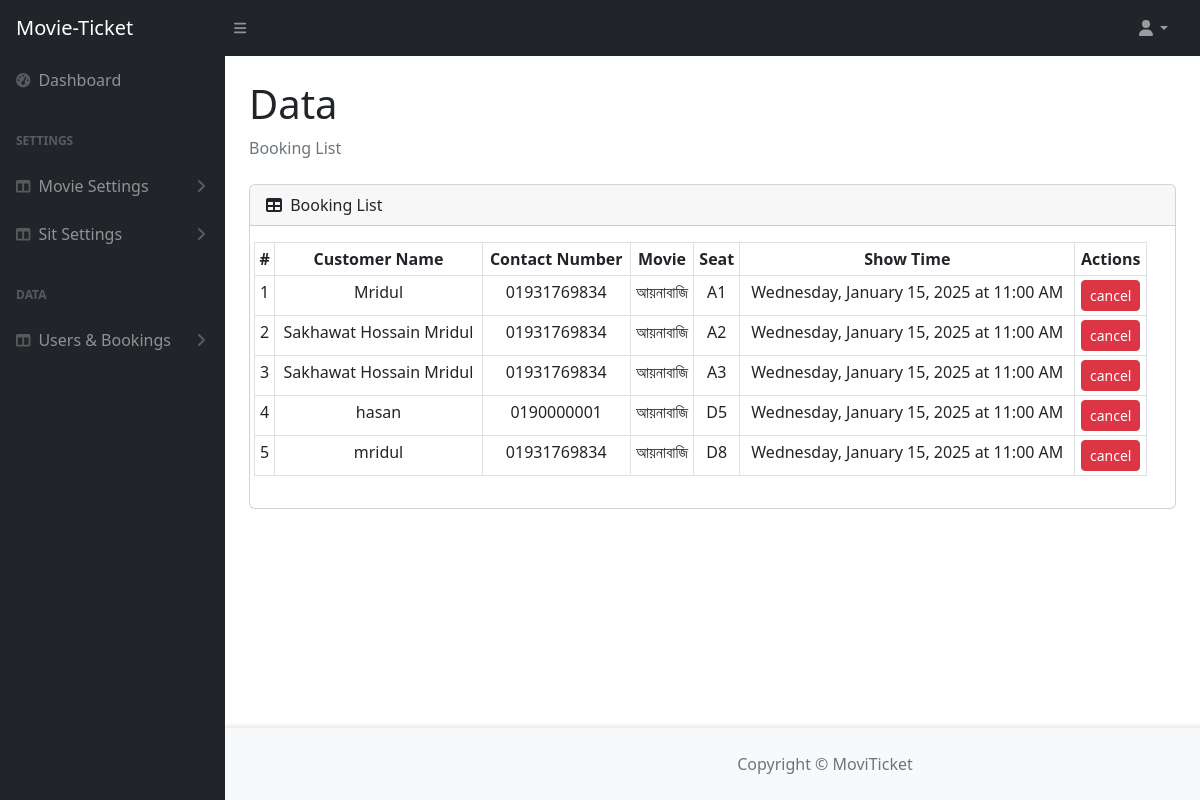
Page /backend/booking_list.php (signed in) on the committed database.
### tables this page shows
CREATE TABLE `booking_lists` (
  `id` int(11) NOT NULL,
  `customer_name` varchar(250) NOT NULL,
  `contact_number` varchar(250) NOT NULL,
  `movie_name` varchar(250) NOT NULL,
  `show_time` varchar(250) NOT NULL,
  `seat_name` varchar(250) NOT NULL,
  `status` tinyint(1) NOT NULL DEFAULT 1
);

### backend/booking_list.php (the view, shortened to what this page needs)
<?php require 'header.php'; ?>
<?php
$seats = "SELECT * from booking_lists where status = 1";
$result = $conn->query($seats);
?>
<div class="container-fluid px-4">
    <h1 class="mt-4">Data</h1>
    <ol class="breadcrumb mb-4">
        <li class="breadcrumb-item active">Booking List</li>
    </ol>
    <div class="card mb-4">
        <div class="card-header">
            <i class="fas fa-table me-1"></i>
            Booking List
        </div>
        <div class="card-body">
           <div class="row col-md-12">
                <table class="table table-sm table-bordered text-center">
                    <thead>
                        <tr>
                            <th>#</th>
                            <th>Customer Name</th>
                            <th>Contact Number</th>
                            <th>Movie</th>
                            <th>Seat</th>
                            <th>Show Time</th>
                            <th>Actions</th>
                        </tr>
                    </thead>
                    <tbody>
                        <?php
                        if ($result->num_rows > 0) {
                            $counter = 1;
                            while ($row = $result->fetch_assoc()) {
                                $booking_id = $row['id'];
                                $customer_name = $row['customer_name'];
                                $contact_number = $row['contact_number'];
                                $movie_name = $row['movie_name'];
                                $seat_name = $row['seat_name'];
                                echo "<tr>";
                                echo "<td>$counter</td>";
                                echo "<td>$customer_name</td>";
                                echo "<td>$contact_number</td>";
                                echo "<td>$movie_name</td>";
                                echo "<td>$seat_name</td>";
                                $formattedDateTime = $row['show_time'];
                                echo "<td>$formattedDateTime</td>";
                                echo "<td>";
                                echo "<a href='cancel_booking.php?id=$booking_id' class='btn btn-sm btn-danger'>cancel</a> ";
                                echo "</td>";
                                echo "</tr>";
                                $counter++;
                            }
                        } else {
                            echo "<tr><td colspan='6'>No Seats found</td></tr>";
                        }
                        ?>
                    </tbody>
                </table>
           </div>
        </div>
    </div>
</div>
<?php require 'footer.php'; ?>

### rows in the picture
booking_lists: customer_name "Mridul", contact_number "01931769834", movie_name "আয়নাবাজি", seat_name "A1", show_time "Wednesday, January 15, 2025 at 11:00 AM"
booking_lists: customer_name "Sakhawat Hossain Mridul", contact_number "01931769834", movie_name "আয়নাবাজি", seat_name "A2", show_time "Wednesday, January 15, 2025 at 11:00 AM"
booking_lists: customer_name "Sakhawat Hossain Mridul", contact_number "01931769834", movie_name "আয়নাবাজি", seat_name "A3", show_time "Wednesday, January 15, 2025 at 11:00 AM"
booking_lists: customer_name "hasan", contact_number "0190000001", movie_name "আয়নাবাজি", seat_name "D5", show_time "Wednesday, January 15, 2025 at 11:00 AM"
booking_lists: customer_name "mridul", contact_number "01931769834", movie_name "আয়নাবাজি", seat_name "D8", show_time "Wednesday, January 15, 2025 at 11:00 AM"
